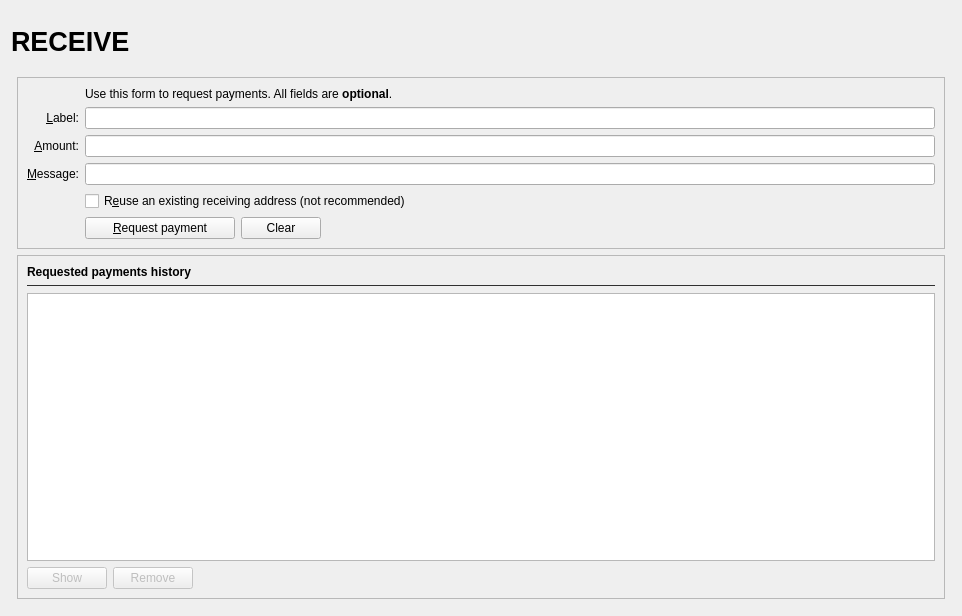
<?xml version="1.0" encoding="UTF-8"?>
<ui version="4.0">
 <class>ReceiveCoinsDialog</class>
 <widget class="QWidget" name="ReceiveCoinsDialog">
  <property name="geometry">
   <rect>
    <x>0</x>
    <y>0</y>
    <width>962</width>
    <height>616</height>
   </rect>
  </property>
  <layout class="QVBoxLayout" name="verticalLayout" stretch="0">
   <item>
    <layout class="QVBoxLayout" name="verticalLayout_Master" stretch="0,1">
     <property name="spacing">
      <number>0</number>
     </property>
     <item>
      <widget class="QFrame" name="frame_Header">
       <layout class="QVBoxLayout" name="verticalLayout_8">
        <property name="leftMargin">
         <number>0</number>
        </property>
        <property name="topMargin">
         <number>0</number>
        </property>
        <property name="rightMargin">
         <number>0</number>
        </property>
        <property name="bottomMargin">
         <number>0</number>
        </property>
        <item>
         <layout class="QHBoxLayout" name="horizontalLayout_Header" stretch="1,0,1">
          <item>
           <widget class="QLabel" name="labelOverviewHeaderLeft">
            <property name="minimumSize">
             <size>
              <width>464</width>
              <height>60</height>
             </size>
            </property>
            <property name="maximumSize">
             <size>
              <width>16777215</width>
              <height>60</height>
             </size>
            </property>
            <property name="font">
             <font>
              <pointsize>20</pointsize>
              <weight>75</weight>
              <bold>true</bold>
             </font>
            </property>
            <property name="text">
             <string>RECEIVE</string>
            </property>
           </widget>
          </item>
          <item>
           <spacer name="horizontalSpacer_3">
            <property name="orientation">
             <enum>Qt::Horizontal</enum>
            </property>
            <property name="sizeHint" stdset="0">
             <size>
              <width>40</width>
              <height>20</height>
             </size>
            </property>
           </spacer>
          </item>
          <item>
           <widget class="QLabel" name="labelOverviewHeaderRight">
            <property name="minimumSize">
             <size>
              <width>464</width>
              <height>60</height>
             </size>
            </property>
            <property name="maximumSize">
             <size>
              <width>16777215</width>
              <height>60</height>
             </size>
            </property>
            <property name="font">
             <font>
              <pointsize>14</pointsize>
             </font>
            </property>
            <property name="text">
             <string/>
            </property>
            <property name="alignment">
             <set>Qt::AlignRight|Qt::AlignTrailing|Qt::AlignVCenter</set>
            </property>
           </widget>
          </item>
         </layout>
        </item>
       </layout>
      </widget>
     </item>
     <item>
      <widget class="QFrame" name="frame_BG">
       <layout class="QVBoxLayout" name="verticalLayout_5">
        <property name="leftMargin">
         <number>6</number>
        </property>
        <property name="topMargin">
         <number>6</number>
        </property>
        <property name="rightMargin">
         <number>6</number>
        </property>
        <property name="bottomMargin">
         <number>6</number>
        </property>
        <item>
         <widget class="QFrame" name="frame2">
          <property name="sizePolicy">
           <sizepolicy hsizetype="Preferred" vsizetype="Minimum">
            <horstretch>0</horstretch>
            <verstretch>0</verstretch>
           </sizepolicy>
          </property>
          <property name="frameShape">
           <enum>QFrame::StyledPanel</enum>
          </property>
          <property name="frameShadow">
           <enum>QFrame::Sunken</enum>
          </property>
          <layout class="QVBoxLayout" name="verticalLayout_3">
           <item>
            <layout class="QGridLayout" name="gridLayout">
             <item row="7" column="0">
              <widget class="QLabel" name="label_4">
               <property name="text">
                <string/>
               </property>
              </widget>
             </item>
             <item row="5" column="0">
              <widget class="QLabel" name="label">
               <property name="toolTip">
                <string>An optional amount to request. Leave this empty or zero to not request a specific amount.</string>
               </property>
               <property name="text">
                <string>&amp;Amount:</string>
               </property>
               <property name="alignment">
                <set>Qt::AlignRight|Qt::AlignTrailing|Qt::AlignVCenter</set>
               </property>
               <property name="buddy">
                <cstring>reqAmount</cstring>
               </property>
              </widget>
             </item>
             <item row="6" column="0">
              <widget class="QLabel" name="label_3">
               <property name="toolTip">
                <string>An optional message to attach to the payment request, which will be displayed when the request is opened. Note: The message will not be sent with the payment over the aeriumx network.</string>
               </property>
               <property name="text">
                <string>&amp;Message:</string>
               </property>
               <property name="alignment">
                <set>Qt::AlignRight|Qt::AlignTrailing|Qt::AlignVCenter</set>
               </property>
               <property name="buddy">
                <cstring>reqMessage</cstring>
               </property>
              </widget>
             </item>
             <item row="8" column="2">
              <layout class="QHBoxLayout" name="horizontalLayout">
               <item>
                <widget class="QPushButton" name="receiveButton">
                 <property name="minimumSize">
                  <size>
                   <width>150</width>
                   <height>0</height>
                  </size>
                 </property>
                 <property name="text">
                  <string>&amp;Request payment</string>
                 </property>
                 <property name="icon">
                  <iconset resource="../aeriumx.qrc">
                   <normaloff>:/icons/receiving_addresses</normaloff>:/icons/receiving_addresses</iconset>
                 </property>
                </widget>
               </item>
               <item>
                <widget class="QPushButton" name="clearButton">
                 <property name="sizePolicy">
                  <sizepolicy hsizetype="Minimum" vsizetype="Fixed">
                   <horstretch>0</horstretch>
                   <verstretch>0</verstretch>
                  </sizepolicy>
                 </property>
                 <property name="toolTip">
                  <string>Clear all fields of the form.</string>
                 </property>
                 <property name="text">
                  <string>Clear</string>
                 </property>
                 <property name="icon">
                  <iconset resource="../aeriumx.qrc">
                   <normaloff>:/icons/remove</normaloff>:/icons/remove</iconset>
                 </property>
                 <property name="autoDefault">
                  <bool>false</bool>
                 </property>
                </widget>
               </item>
               <item>
                <spacer name="horizontalSpacer">
                 <property name="orientation">
                  <enum>Qt::Horizontal</enum>
                 </property>
                 <property name="sizeHint" stdset="0">
                  <size>
                   <width>40</width>
                   <height>20</height>
                  </size>
                 </property>
                </spacer>
               </item>
              </layout>
             </item>
             <item row="5" column="2">
              <widget class="BitcoinAmountField" name="reqAmount">
               <property name="minimumSize">
                <size>
                 <width>80</width>
                 <height>0</height>
                </size>
               </property>
               <property name="toolTip">
                <string>An optional amount to request. Leave this empty or zero to not request a specific amount.</string>
               </property>
              </widget>
             </item>
             <item row="8" column="0">
              <widget class="QLabel" name="label_7">
               <property name="text">
                <string/>
               </property>
              </widget>
             </item>
             <item row="4" column="0">
              <widget class="QLabel" name="label_2">
               <property name="toolTip">
                <string>An optional label to associate with the new receiving address.</string>
               </property>
               <property name="text">
                <string>&amp;Label:</string>
               </property>
               <property name="alignment">
                <set>Qt::AlignRight|Qt::AlignTrailing|Qt::AlignVCenter</set>
               </property>
               <property name="buddy">
                <cstring>reqLabel</cstring>
               </property>
              </widget>
             </item>
             <item row="7" column="2">
              <widget class="QCheckBox" name="reuseAddress">
               <property name="toolTip">
                <string>Reuse one of the previously used receiving addresses.&lt;br&gt;Reusing addresses has security and privacy issues.&lt;br&gt;Do not use this unless re-generating a payment request made before.</string>
               </property>
               <property name="text">
                <string>R&amp;euse an existing receiving address (not recommended)</string>
               </property>
              </widget>
             </item>
             <item row="4" column="2">
              <widget class="QLineEdit" name="reqLabel">
               <property name="toolTip">
                <string>An optional label to associate with the new receiving address.</string>
               </property>
              </widget>
             </item>
             <item row="6" column="2">
              <widget class="QLineEdit" name="reqMessage">
               <property name="toolTip">
                <string>An optional message to attach to the payment request, which will be displayed when the request is opened.&lt;br&gt;Note: The message will not be sent with the payment over the aeriumx network.</string>
               </property>
              </widget>
             </item>
             <item row="2" column="2">
              <widget class="QLabel" name="label_5">
               <property name="text">
                <string>Use this form to request payments. All fields are &lt;b&gt;optional&lt;/b&gt;.</string>
               </property>
              </widget>
             </item>
            </layout>
           </item>
          </layout>
         </widget>
        </item>
        <item>
         <widget class="QFrame" name="frame">
          <property name="sizePolicy">
           <sizepolicy hsizetype="Preferred" vsizetype="Expanding">
            <horstretch>0</horstretch>
            <verstretch>0</verstretch>
           </sizepolicy>
          </property>
          <property name="frameShape">
           <enum>QFrame::StyledPanel</enum>
          </property>
          <property name="frameShadow">
           <enum>QFrame::Raised</enum>
          </property>
          <layout class="QVBoxLayout" name="verticalLayout_2">
           <item>
            <widget class="QLabel" name="label_6">
             <property name="font">
              <font>
               <weight>75</weight>
               <bold>true</bold>
              </font>
             </property>
             <property name="text">
              <string>Requested payments history</string>
             </property>
            </widget>
           </item>
           <item>
            <widget class="Line" name="line">
             <property name="sizePolicy">
              <sizepolicy hsizetype="Minimum" vsizetype="Fixed">
               <horstretch>0</horstretch>
               <verstretch>0</verstretch>
              </sizepolicy>
             </property>
             <property name="minimumSize">
              <size>
               <width>0</width>
               <height>1</height>
              </size>
             </property>
             <property name="maximumSize">
              <size>
               <width>16777215</width>
               <height>1</height>
              </size>
             </property>
             <property name="baseSize">
              <size>
               <width>0</width>
               <height>1</height>
              </size>
             </property>
             <property name="styleSheet">
              <string notr="true">border:1px solid; border-color:#303030; </string>
             </property>
             <property name="orientation">
              <enum>Qt::Horizontal</enum>
             </property>
            </widget>
           </item>
           <item>
            <spacer name="verticalSpacer">
             <property name="orientation">
              <enum>Qt::Vertical</enum>
             </property>
             <property name="sizeType">
              <enum>QSizePolicy::Fixed</enum>
             </property>
             <property name="sizeHint" stdset="0">
              <size>
               <width>20</width>
               <height>1</height>
              </size>
             </property>
            </spacer>
           </item>
           <item>
            <widget class="QTableView" name="recentRequestsView">
             <property name="palette">
              <palette>
               <active>
                <colorrole role="Text">
                 <brush brushstyle="SolidPattern">
                  <color alpha="255">
                   <red>51</red>
                   <green>51</green>
                   <blue>51</blue>
                  </color>
                 </brush>
                </colorrole>
               </active>
               <inactive>
                <colorrole role="Text">
                 <brush brushstyle="SolidPattern">
                  <color alpha="255">
                   <red>51</red>
                   <green>51</green>
                   <blue>51</blue>
                  </color>
                 </brush>
                </colorrole>
               </inactive>
               <disabled>
                <colorrole role="Text">
                 <brush brushstyle="SolidPattern">
                  <color alpha="255">
                   <red>85</red>
                   <green>85</green>
                   <blue>85</blue>
                  </color>
                 </brush>
                </colorrole>
               </disabled>
              </palette>
             </property>
             <property name="contextMenuPolicy">
              <enum>Qt::CustomContextMenu</enum>
             </property>
             <property name="tabKeyNavigation">
              <bool>false</bool>
             </property>
             <property name="sortingEnabled">
              <bool>true</bool>
             </property>
            </widget>
           </item>
           <item>
            <layout class="QHBoxLayout" name="horizontalLayout_2">
             <item>
              <widget class="QPushButton" name="showRequestButton">
               <property name="enabled">
                <bool>false</bool>
               </property>
               <property name="toolTip">
                <string>Show the selected request (does the same as double clicking an entry)</string>
               </property>
               <property name="text">
                <string>Show</string>
               </property>
               <property name="icon">
                <iconset resource="../aeriumx.qrc">
                 <normaloff>:/icons/edit</normaloff>:/icons/edit</iconset>
               </property>
               <property name="autoDefault">
                <bool>false</bool>
               </property>
              </widget>
             </item>
             <item>
              <widget class="QPushButton" name="removeRequestButton">
               <property name="enabled">
                <bool>false</bool>
               </property>
               <property name="toolTip">
                <string>Remove the selected entries from the list</string>
               </property>
               <property name="text">
                <string>Remove</string>
               </property>
               <property name="icon">
                <iconset resource="../aeriumx.qrc">
                 <normaloff>:/icons/remove</normaloff>:/icons/remove</iconset>
               </property>
               <property name="autoDefault">
                <bool>false</bool>
               </property>
              </widget>
             </item>
             <item>
              <spacer name="horizontalSpacer_2">
               <property name="orientation">
                <enum>Qt::Horizontal</enum>
               </property>
               <property name="sizeHint" stdset="0">
                <size>
                 <width>40</width>
                 <height>20</height>
                </size>
               </property>
              </spacer>
             </item>
            </layout>
           </item>
          </layout>
         </widget>
        </item>
       </layout>
      </widget>
     </item>
    </layout>
   </item>
  </layout>
 </widget>
 <customwidgets>
  <customwidget>
   <class>BitcoinAmountField</class>
   <extends>QLineEdit</extends>
   <header>bitcoinamountfield.h</header>
   <container>1</container>
  </customwidget>
 </customwidgets>
 <tabstops>
  <tabstop>reqLabel</tabstop>
  <tabstop>reqAmount</tabstop>
  <tabstop>reqMessage</tabstop>
  <tabstop>reuseAddress</tabstop>
  <tabstop>receiveButton</tabstop>
  <tabstop>clearButton</tabstop>
  <tabstop>recentRequestsView</tabstop>
  <tabstop>showRequestButton</tabstop>
  <tabstop>removeRequestButton</tabstop>
 </tabstops>
 <resources>
  <include location="../aeriumx.qrc"/>
 </resources>
 <connections/>
</ui>
